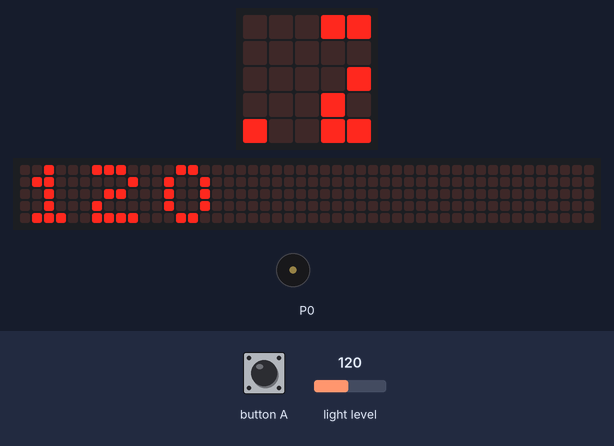
A program run on a simulated BBC micro:bit (MakeCode). Shown: the board's 5×5 LED display, a strip that is not on the board, showing the scrolling text unrolled, buzzer (waves = sounding). Inputs (shaded band) come from the test bench; at power-on: light level 120. The 48×5 strip is a reading aid, not a part: it shows the text the display is scrolling, unrolled, one strip-width of it at a time.

Above: at 1.27 s.
1.3 s: button A pressed for 3 s
At 4.0 s:
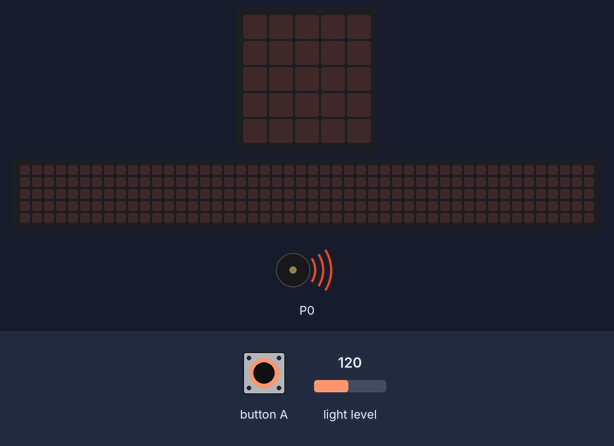
5.9 s: light level set to 5
At 8.5 s:
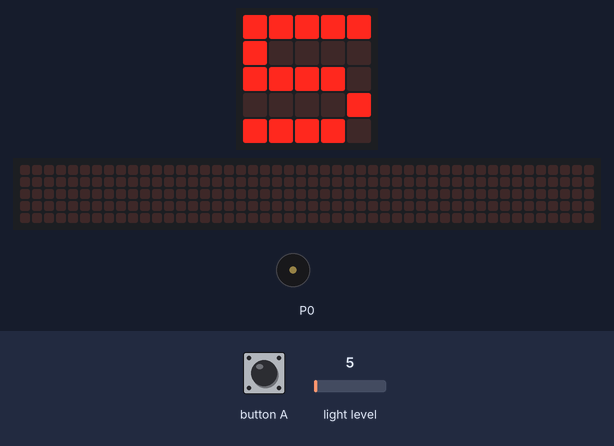
10.5 s: light level set to 64
At 13.77 s:
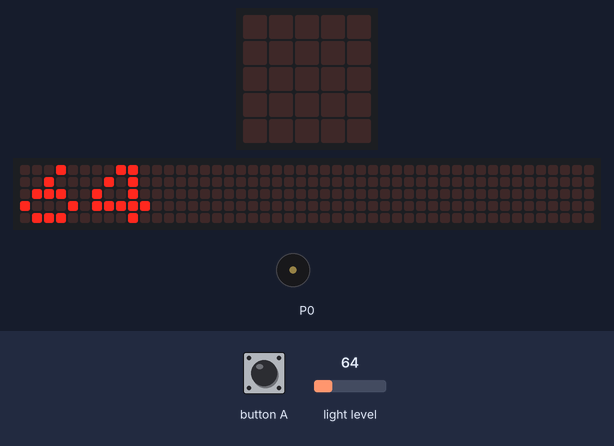
15.1 s: light level set to 128
At 16.81 s:
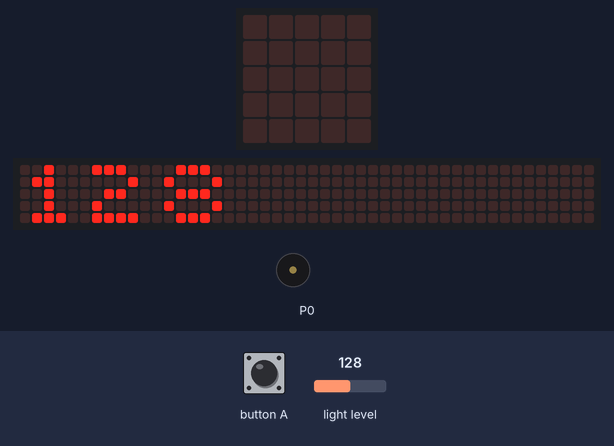
Timing chart, 0 to 18.3 s (numbered marks = the images above; inputs shaded):
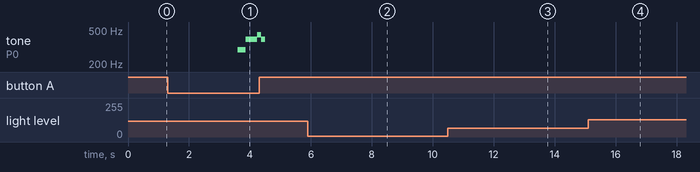

The program:

main.ts
```typescript
basic.forever(function () {
    basic.showNumber(input.lightLevel())
    if (input.buttonIsPressed(Button.A)) {
        if (input.lightLevel() >= 100) {
            music.playTone(294, music.beat(BeatFraction.Half))
            music.playTone(392, music.beat(BeatFraction.Half))
            music.playTone(392, music.beat(BeatFraction.Quarter))
            music.playTone(440, music.beat(BeatFraction.Quarter))
            music.playTone(392, music.beat(BeatFraction.Quarter))
        } else {
            music.playTone(523, music.beat(BeatFraction.Double))
            music.playTone(587, music.beat(BeatFraction.Double))
            music.playTone(659, music.beat(BeatFraction.Double))
        }
    }
})
```

test.ts
```typescript
// οι δοκιμές πηγαίνουν εδώ, δεν θα γίνει εκτέλεση όταν αυτό το πακέτο χρησιμοποιηθεί ως επέκταση.
```

Measured:
- after the input at 1.3 s, tone on P0: plays 294 Hz for 0.26 s, 392 Hz for 0.39 s, 440 Hz for 0.13 s, 392 Hz for 0.13 s, starting after 2.3 s
- after the input at 10.5 s, the display: first changes after 0.73 s (image 3 shows a later state)
